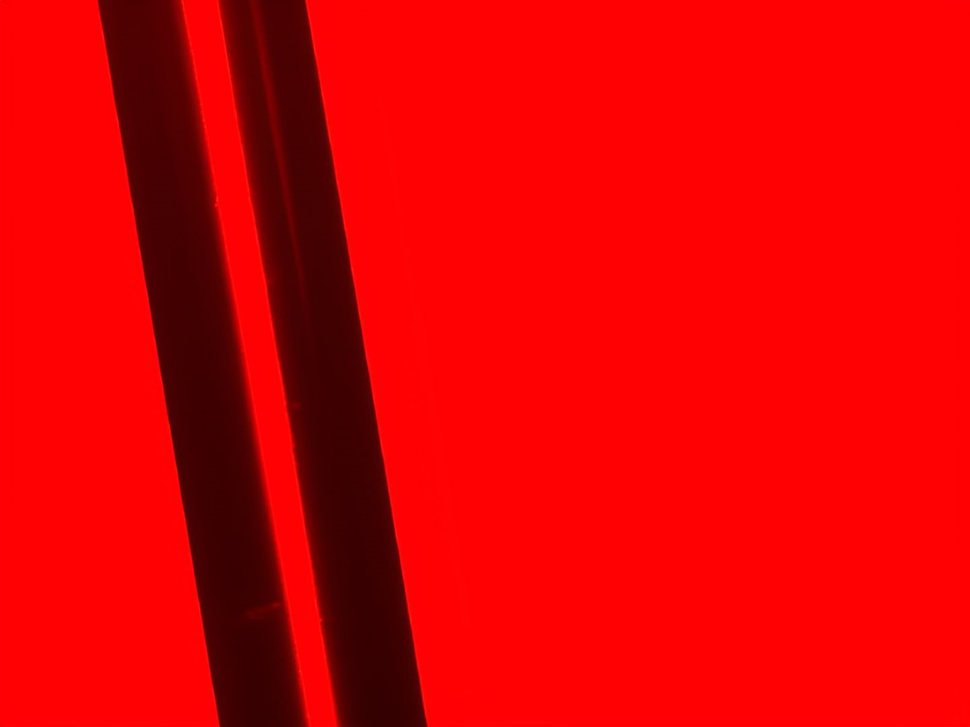
#> input picture 2_2_Double_Otsu2_Algorithm/1.png, 970 x 727 px, shrunk from 1440 x 1080 before the run; its folder holds only this picture in this run
$ jupyter execute --allow-errors main.ipynb
#> lines starting #> are read from the running program, lines starting #| are printed output that depends on the picture; after the words box and inside, x2 and y2 are one past the last pixel; in counts of white or black regions, pixels touching at a corner belong together
#> further down, img is the input picture: PIL image 970x727 RGBA; mean R, G, B, A 223.1, 1.1, 2.9, 255
# Import Libraries

[cell 1]
import cv2
from PIL import Image
import matplotlib.pyplot as plt
import numpy as np
import math
from skimage.filters import threshold_multiotsu
from skimage.morphology import remove_small_objects, remove_small_holes, disk, binary_opening, binary_closing, skeletonize
from skimage.measure import label
from scipy.ndimage import distance_transform_edt, binary_fill_holes
from skimage import img_as_ubyte

# Helper Functions

[cell 2]
def show_images(test_cases, titles=None):
    """Display images in a 2x3 grid"""
    num_cases = len(test_cases)
    rows = (num_cases + 2) // 3  # Calculate rows needed
    cols = min(3, num_cases)

    fig, axes = plt.subplots(rows, cols, figsize=(15, 5*rows))
    if rows == 1 and cols == 1:
        axes = np.array([[axes]])
    elif rows == 1 or cols == 1:
        axes = axes.reshape(rows, cols)

    axes = axes.flatten()

    for idx, img in enumerate(test_cases):
        if len(img.shape) == 2:  # Grayscale
            axes[idx].imshow(img, cmap='gray')
        else:  # Color
            axes[idx].imshow(cv2.cvtColor(img, cv2.COLOR_BGR2RGB))

        title = titles[idx] if titles else f"Case {idx + 1}"
        axes[idx].set_title(title)
        axes[idx].axis('off')

    # Hide unused subplots
    for idx in range(num_cases, len(axes)):
        axes[idx].axis('off')

    plt.tight_layout()
    plt.show()


def show_images_cropped(test_cases, titles=None, slice_size_px=None, col_width=5):
    """Display cropped images in a grid with figure height adjusted to avoid whitespace.

    Parameters
    ----------
    test_cases : list of np.ndarray
        List of images to display.
    titles : list of str, optional
        Titles for each image.
    slice_size_px : int, optional
        The height in pixels of the cropped images. If None, uses the height
        of the first image in test_cases.
    col_width : float, optional
        Width in inches for each column (default 5).
    """
    if len(test_cases) == 0:
        return

    num_cases = len(test_cases)
    rows = (num_cases + 2) // 3  # Calculate rows needed
    cols = min(3, num_cases)

    # Determine image dimensions
    if slice_size_px is None:
        slice_size_px = test_cases[0].shape[0]

    # Get image width (assume all images have same width)
    img_width = test_cases[0].shape[1]

    # Calculate aspect ratio of cropped images
    aspect_ratio = slice_size_px / img_width if img_width > 0 else 1.0

    # Calculate figure dimensions
    fig_width = col_width * cols
    row_height = col_width * aspect_ratio  # Scale height by aspect ratio
    fig_height = row_height * rows + 0.5 * rows  # Add small padding for titles

    fig, axes = plt.subplots(rows, cols, figsize=(fig_width, fig_height))
    if rows == 1 and cols == 1:
        axes = np.array([[axes]])
    elif rows == 1 or cols == 1:
        axes = axes.reshape(rows, cols)

    axes = axes.flatten()

    for idx, img in enumerate(test_cases):
        if len(img.shape) == 2:  # Grayscale
            axes[idx].imshow(img, cmap='gray', aspect='equal')
        else:  # Color
            axes[idx].imshow(cv2.cvtColor(img, cv2.COLOR_BGR2RGB), aspect='equal')

        title = titles[idx] if titles else f"Case {idx + 1}"
        axes[idx].set_title(title)
        axes[idx].axis('off')

    # Hide unused subplots
    for idx in range(num_cases, len(axes)):
        axes[idx].axis('off')

    plt.tight_layout()
    plt.show()


# [36 lines left out: function show_histograms, not called in this run]

def plot_case_stats(means, stds=None, titles=None, rows=2, cols=3, figsize=(12, 6), ylabel="Diameter (µm)"):
    """Plot per-case mean ± std in a rows x cols grid.

    Parameters
    - means: sequence of mean values (can contain np.nan)
    - stds: sequence of std values (same length as means) or None
    - titles: optional list of titles for each subplot
    - rows, cols: grid layout
    """
    import numpy as _np
    import matplotlib.pyplot as _plt

    n = len(means)
    fig, axes = _plt.subplots(rows, cols, figsize=figsize)
    axes = axes.flatten()

    # Determine y-limit from valid means
    valid_means = [m for m in means if not _np.isnan(m)]
    max_mean = max(valid_means) if valid_means else 1.0

    for idx in range(rows * cols):
        ax = axes[idx]
        if idx < n:
            m = means[idx]
            sd = stds[idx] if (stds is not None and idx < len(stds)) else 0
            title = titles[idx] if (titles is not None and idx < len(titles)) else f"Case {idx+1}"

            if _np.isnan(m):
                ax.text(0.5, 0.5, "No data", ha='center', va='center', fontsize=12)
                ax.set_xticks([])
                ax.set_yticks([])
            else:
                ax.bar(0, m, yerr=sd, capsize=5, color='C0')
                ax.set_xlim(-0.5, 0.5)
                ax.set_ylim(0, max_mean * 1.2)
                ax.set_xticks([])
                ax.set_ylabel(ylabel)
                ax.set_title(f"{title}\nmean={m:.1f} µm\nstd={sd:.1f} µm")
        else:
            ax.axis('off')

    _plt.tight_layout()
    _plt.show()

# [16 lines left out: function diameter_profile, not called in this run]

def enforce_two_bg_one_silk(core):
    """
    Enforce exactly two background regions and one connected silk region.

    Inputs
    ------
    core : np.ndarray (bool or 0/1)
        Foreground mask from 2-class Otsu:
            True/1  -> silk candidate
            False/0 -> background

    Returns
    -------
    final_silk_uint8 : np.ndarray (0/1 uint8)
        Final solid silk region (single connected component, no holes).
    final_bg_uint8 : np.ndarray (0/1 uint8)
        Final background mask = union of two background regions.
    (n_bg_final, n_silk_final) : tuple of ints
        Number of connected components in final_bg and final_silk (diagnostics).
    """

    band_raw = core.astype(bool)
    bg_orig = ~band_raw

    def sorted_components(mask_bool):
        lbl = label(mask_bool)
        comps = []
        for lab in range(1, lbl.max() + 1):
            comp = (lbl == lab)
            comps.append((int(comp.sum()), comp))
        comps.sort(key=lambda x: x[0], reverse=True)
        return comps

    # 1) Two background regions
    areas_o = sorted_components(bg_orig)
    if len(areas_o) >= 2:
        bg1 = areas_o[0][1].copy()
        bg2 = areas_o[1][1].copy()
        final_bg = bg1 | bg2
    else:
        bg = bg_orig.copy()
        radius = 1
        max_radius = max(bg.shape) // 4

        while True:
            comps = sorted_components(bg)
            if len(comps) >= 2:
                bg1 = comps[0][1].copy()
                bg2 = comps[1][1].copy()
                final_bg = bg1 | bg2
                break

            if radius > max_radius:
                # last resort: split left/right
                h, w = bg.shape
                mid = w // 2
                bg1 = np.zeros_like(bg, dtype=bool)
                bg2 = np.zeros_like(bg, dtype=bool)
                bg1[:, :mid] = True
                bg2[:, mid:] = True
                final_bg = bg1 | bg2
                break

            bg = binary_closing(bg, disk(radius))
            bg = binary_fill_holes(bg)
            radius += 1

    # 2) Silk = complement of chosen background, filled
    final_silk = ~final_bg
    final_silk = binary_fill_holes(final_silk)

    # 3) Ensure silk is a single component: keep largest silk, reassign the rest to nearest bg
    lbl_silk = label(final_silk)
    if lbl_silk.max() > 1:
        silk_comps = sorted_components(final_silk)
        main_silk = silk_comps[0][1].copy()
        other_silk = np.zeros_like(final_silk, dtype=bool)
        for _, comp in silk_comps[1:]:
            other_silk |= comp

        dist_bg1 = distance_transform_edt(~bg1)
        dist_bg2 = distance_transform_edt(~bg2)

        assign_to_bg1 = (dist_bg1 < dist_bg2) & other_silk
        assign_to_bg2 = (dist_bg2 <= dist_bg1) & other_silk

        bg1 |= assign_to_bg1
        bg2 |= assign_to_bg2

        final_bg = bg1 | bg2
        final_silk = ~final_bg
        final_silk = binary_fill_holes(final_silk)

    # 4) Safety fallback
    if final_silk.sum() == 0:
        final_silk = binary_fill_holes(band_raw)
        if final_silk.sum() == 0:
            final_silk = band_raw

    n_bg_final = label(final_bg).max()
    n_silk_final = label(final_silk).max()

    return final_silk.astype(np.uint8), final_bg.astype(np.uint8), (n_bg_final, n_silk_final)

def compute_skeleton(mask, method='centerline', smooth_window=11, width=1, closing_height=3):
    """Compute a 1-pixel-wide skeleton for a binary mask.

    Parameters
    - mask: 2D array-like (0/1 or bool)
    - method: 'skeletonize' to use skimage.skeletonize, or 'centerline' to compute
              a single-pixel-per-row centerline then skeletonize it.
    - smooth_window: integer odd window for smoothing the per-row center x coordinates
    - width: if >1, widen the centerline horizontally before skeletonizing
    - closing_height: vertical closing size to fill tiny gaps in the line

    Returns
    - boolean array same shape as mask containing the skeleton
    """
    m = mask.astype(bool)
    if method == 'skeletonize':
        return skeletonize(m).astype(bool)

    # centerline method
    h, w = m.shape
    xs = np.full(h, np.nan)
    for y in range(h):
        cols = np.nonzero(m[y, :])[0]
        if cols.size:
            xs[y] = np.median(cols)

    # If no rows contained silk, return empty skeleton
    if not np.isfinite(xs).any():
        return np.zeros_like(m, dtype=bool)

    # Interpolate missing rows
    rows = np.arange(h)
    good = np.isfinite(xs)
    if not good.all():
        xs[~good] = np.interp(rows[~good], rows[good], xs[good])

    # Smooth x positions with a simple moving average
    if smooth_window is None or smooth_window <= 1:
        xs_smooth = xs
    else:
        k = np.ones(smooth_window) / float(smooth_window)
        xs_smooth = np.convolve(xs, k, mode='same')

    xs_int = np.clip(np.round(xs_smooth).astype(int), 0, w - 1)

    line = np.zeros((h, w), dtype=bool)
    line[rows, xs_int] = True

    # Fill tiny vertical gaps with a narrow vertical closing
    try:
        from skimage.morphology import binary_closing, rectangle, dilation
        line = binary_closing(line, rectangle(closing_height, 1))
    except Exception:
        # fallback: simple interpolation of isolated missing rows
        for y in range(1, h - 1):
            if not line[y].any() and line[y - 1].any() and line[y + 1].any():
                cx_prev = int(np.round(np.nonzero(line[y - 1])[0].mean()))
                cx_next = int(np.round(np.nonzero(line[y + 1])[0].mean()))
                cx = int(np.round((cx_prev + cx_next) / 2.0))
                if 0 <= cx < w:
                    line[y, cx] = True

    # Optionally widen before skeletonizing
    if width is not None and width > 1:
        try:
            from skimage.morphology import dilation, rectangle
            line = dilation(line, rectangle(1, width))
        except Exception:
            pad = width // 2
            new = np.zeros_like(line)
            for y in range(h):
                x = xs_int[y]
                l = max(0, x - pad)
                r = min(w, x + pad + 1)
                new[y, l:r] = True
            line = new

    # Final skeletonize to ensure a 1-pixel-wide center
    sk = skeletonize(line)
    return sk.astype(bool)


def diameters_from_skeleton(skeleton, dist_map, um_per_px):
    """
    Compute local diameters along a 1-pixel-wide skeleton using
    a Euclidean distance transform.

    Parameters
    ----------
    skeleton : 2D np.ndarray of bool or 0/1
        Skeleton mask: True/1 on the centreline, False/0 elsewhere.
    dist_map : 2D np.ndarray of float
        Euclidean distance transform of the *same* binary mask
        used to create the skeleton. Each pixel = distance [px]
        to nearest background.
    um_per_px : float, optional
        Scale factor to convert pixels to micrometres.

    Returns
    -------
    diam_px : 1D np.ndarray
        Local diameters in pixels at each skeleton pixel.
    diam_um : 1D np.ndarray
        Same diameters in micrometres.
    stats : dict
        Summary statistics (mean, std, min, max in µm).
    """

    # Ensure boolean skeleton
    skel_bool = skeleton.astype(bool)

    # Radii at skeleton pixels (in pixels)
    radii_px = dist_map[skel_bool]

    # Filter out zeros just in case (edge artefacts)
    radii_px = radii_px[radii_px > 0]

    diam_px = 2.0 * radii_px
    diam_um = diam_px * um_per_px

    stats = {
        "mean_um": float(diam_um.mean()) if diam_um.size else np.nan,
        "std_um":  float(diam_um.std())  if diam_um.size else np.nan,
        "min_um":  float(diam_um.min())  if diam_um.size else np.nan,
        "max_um":  float(diam_um.max())  if diam_um.size else np.nan,
        "n_points": int(diam_um.size),
    }

    return diam_px, diam_um, stats
def analyze_purity(regions):
    """
    regions : 2D array, with labels
        0 -> pure
        1 -> uncertainty
        (others ignored)

    Returns:
        dict with percentages:
        {
            'pure_pct', 'unc_pct', 'pure_plus_unc_pct'
        }
    """
    regs = np.asarray(regions)

    pure_px = int((regs == 0).sum())
    unc_px  = int((regs == 1).sum())
    total_px = pure_px + unc_px

    if total_px == 0:
        return {
            "pure_pct": 0.0,
            "unc_pct": 0.0,
            "pure_plus_unc_pct": 0.0,
        }

    pure_pct = 100.0 * pure_px / total_px
    unc_pct  = 100.0 * unc_px  / total_px

    return {
        "pure_pct": pure_pct,
        "unc_pct":  unc_pct,
        "pure_plus_unc_pct": pure_pct + unc_pct,  # ~100%
    }


def plot_purity_bars(purity_results, titles=None):
    """
    purity_results : list of dicts returned by analyze_purity
                    (expects keys 'pure_pct', 'unc_pct')
    titles         : list of strings, one per case
    """
    n = len(purity_results)
    if titles is None:
        titles = [f"Case {i+1}" for i in range(n)]

    # Layout: up to 3 columns, enough rows
    n_cols = min(3, n)
    n_rows = math.ceil(n / n_cols)

    fig, axes = plt.subplots(n_rows, n_cols, figsize=(4 * n_cols, 4 * n_rows))
    if n_rows == 1 and n_cols == 1:
        axes = np.array([[axes]])
    elif n_rows == 1:
        axes = np.array([axes])
    elif n_cols == 1:
        axes = np.array([[ax] for ax in axes])

    axes_flat = axes.ravel()

    for idx, (res, title) in enumerate(zip(purity_results, titles)):
        ax = axes_flat[idx]

        pure = res.get("pure_pct", 0.0)
        unc  = res.get("unc_pct", 0.0)

        # Single stacked bar at x=0
        x = 0
        width = 0.6

        ax.bar(x, pure, width, label="pure")
        ax.bar(x, unc,  width, bottom=pure, label="uncertainty")

        ax.set_xlim(-1, 1)
        ax.set_xticks([x])
        ax.set_xticklabels(["silk"])
        ax.set_ylim(0, 100)
        ax.set_ylabel("Percent of silk pixels [%]")
        ax.set_title(title)

    # Hide unused subplots
    for j in range(idx + 1, n_rows * n_cols):
        fig.delaxes(axes_flat[j])

    # Only one legend for the whole figure
    handles, labels = axes_flat[0].get_legend_handles_labels()
    fig.legend(handles, labels, loc="upper right")

    fig.tight_layout()
    plt.show()

# 1. Load images and show histogram

[cell 3]
# Load test images using PIL
test_cases = []
#> (the rest of this cell did not finish here and is left out)

# 2. Greyscale and Crop

[cell 4]
# Crop images to slice_size_px height, keeping full width
slice_size_mm = 0.5;
#> slice_size_mm = 0.5
um_per_px = 1.2;  # Example conversion factor, adjust as needed
slice_size_px = int(slice_size_mm * 1000 * um_per_px);
#> slice_size_px = 600
print(f"Cropping images to {slice_size_px} pixels height. The original image height is {test_cases[0].shape[0]} pixels.")
#| Cropping images to 600 pixels height. The original image height is 727 pixels.

test_cases_gray = [cv2.cvtColor(img, cv2.COLOR_BGR2GRAY) for img in test_cases]
#> test_cases_gray = 1 item
test_cases_gray_cropped = [img[:slice_size_px, :] for img in test_cases_gray]
#> test_cases_gray_cropped = 1 item
show_images_cropped(test_cases_gray_cropped, titles=[f"Case {i+1} - Cropped" for i in range(len(test_cases_gray_cropped))])
#> in show_images_cropped, `num_cases = len(test_cases)`: num_cases = 1
#> in show_images_cropped, `fig_width = col_width * cols`: fig_width = 5
#> in show_images_cropped, `fig_height = row_height * rows + 0.5 * rows`: fig_height = 3.59
#> the loop in show_images_cropped, `for idx, img in enumerate(test_cases):` made 1 pass
#> title on pass 1: 'Case 1 - Cropped'
#> in show_images_cropped, `plt.show()`:
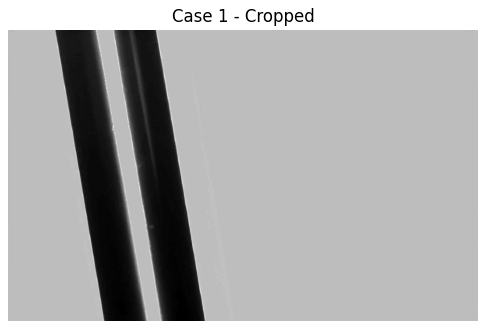
#> figure drawn by matplotlib, 1 panel

[cell 5]
# Apply Otsu to cropped grayscale images
test_cases_otsu_bg_and_silk = []
for img in test_cases_gray_cropped:
    thresholds = threshold_multiotsu(img, classes=2)
    regions = np.digitize(img, bins=thresholds)
    test_cases_otsu_bg_and_silk.append(regions)
#> this loop made 1 pass
#> thresholds on pass 1: [50]
#> pass 1, `regions = np.digitize(img, bins=thresholds)`:
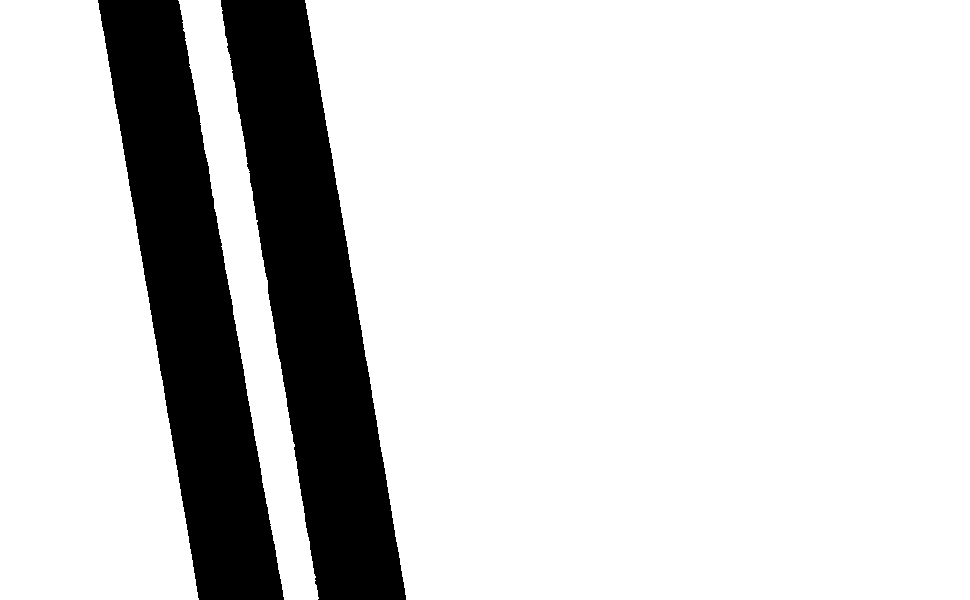
#> regions: shape (600, 970) int64; values 0 (black) and 1 (white), 82.6% white; 2 black regions, box (x1, y1, x2, y2) and area: (221, 0, 406, 600) 51718, (98, 0, 284, 600) 49438
#> after the loop, test_cases_otsu_bg_and_silk = 1 item

show_images_cropped(test_cases_otsu_bg_and_silk, titles=[f"Case {i+1} - Otsu 2-class" for i in range(len(test_cases_otsu_bg_and_silk))])
#> the loop in show_images_cropped (call 2), `for idx, img in enumerate(test_cases):` made 1 pass
#> title on pass 1: 'Case 1 - Otsu 2-class'

# 3. Example Segment

[cell 6]
core = (regions == 0)       # sure silk
background = (regions == 1)       # background
show_images([core, background],
            titles=["Core Silk", "Background"])
#> in show_images, `num_cases = len(test_cases)`: num_cases = 2
#> in show_images, `rows = (num_cases + 2) // 3`: rows = 1
#> in show_images, `cols = min(3, num_cases)`: cols = 2
#> the loop in show_images, `for idx, img in enumerate(test_cases):` made 2 passes
#> title on passes 1 to 2: 'Core Silk', 'Background'
#> in show_images, `plt.show()`:
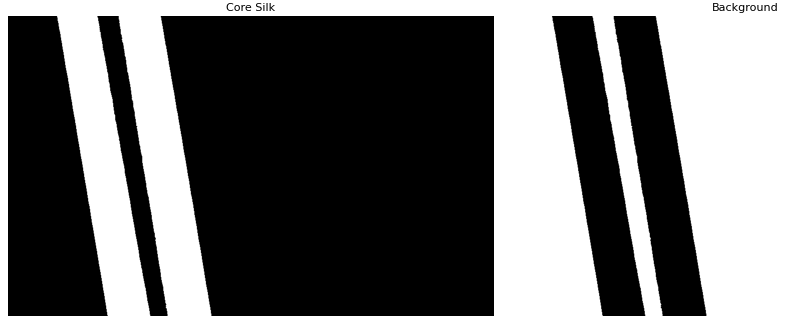
#> figure drawn by matplotlib, 2 panels

# 4. Fill the small holes, to measure properly the diameter

[cell 7]
# Request a single somewhat-vertical center line for the silk
final_silk, final_bg, (n_bg_final, n_silk_final) = enforce_two_bg_one_silk(core)
#> in sorted_components, `lbl = label(mask_bool)`:
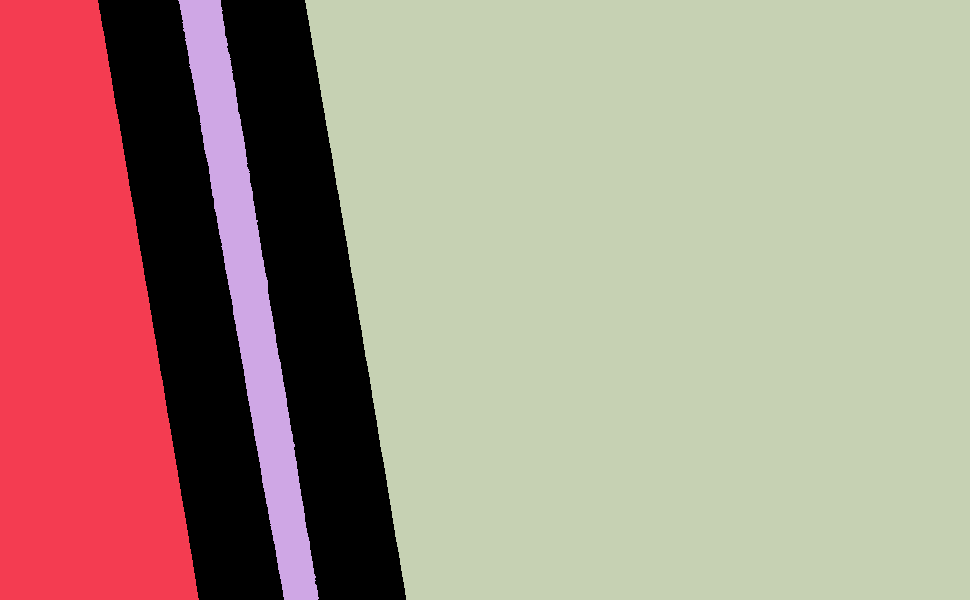
#> lbl: shape (600, 970) int32; 4 distinct labels, from 0 to 3; one colour per label, 0 black
#> the loop in sorted_components, `for lab in range(1, lbl.max() + 1):` made 3 passes
#> pass 1, in sorted_components, `comp = (lbl == lab)`:
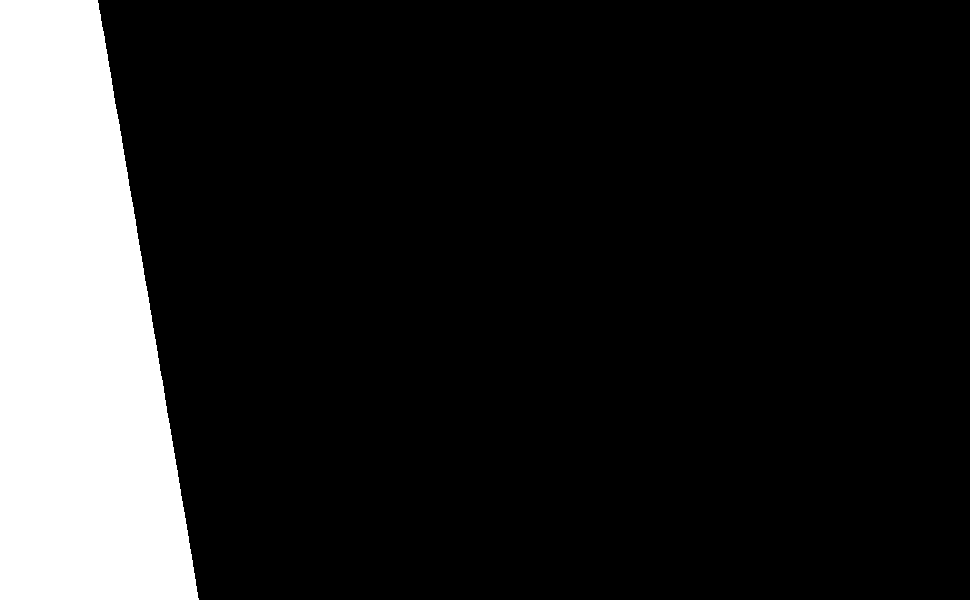
#> comp: shape (600, 970) bool; 15.3% white; 1 white region, box (x1, y1, x2, y2) and area: (0, 0, 199, 600) 89263
#> after the loop in sorted_components, `for lab in range(1, lbl.max() + 1):`: comps = 3 items
#> (the rest of the program and of its run is left out)
